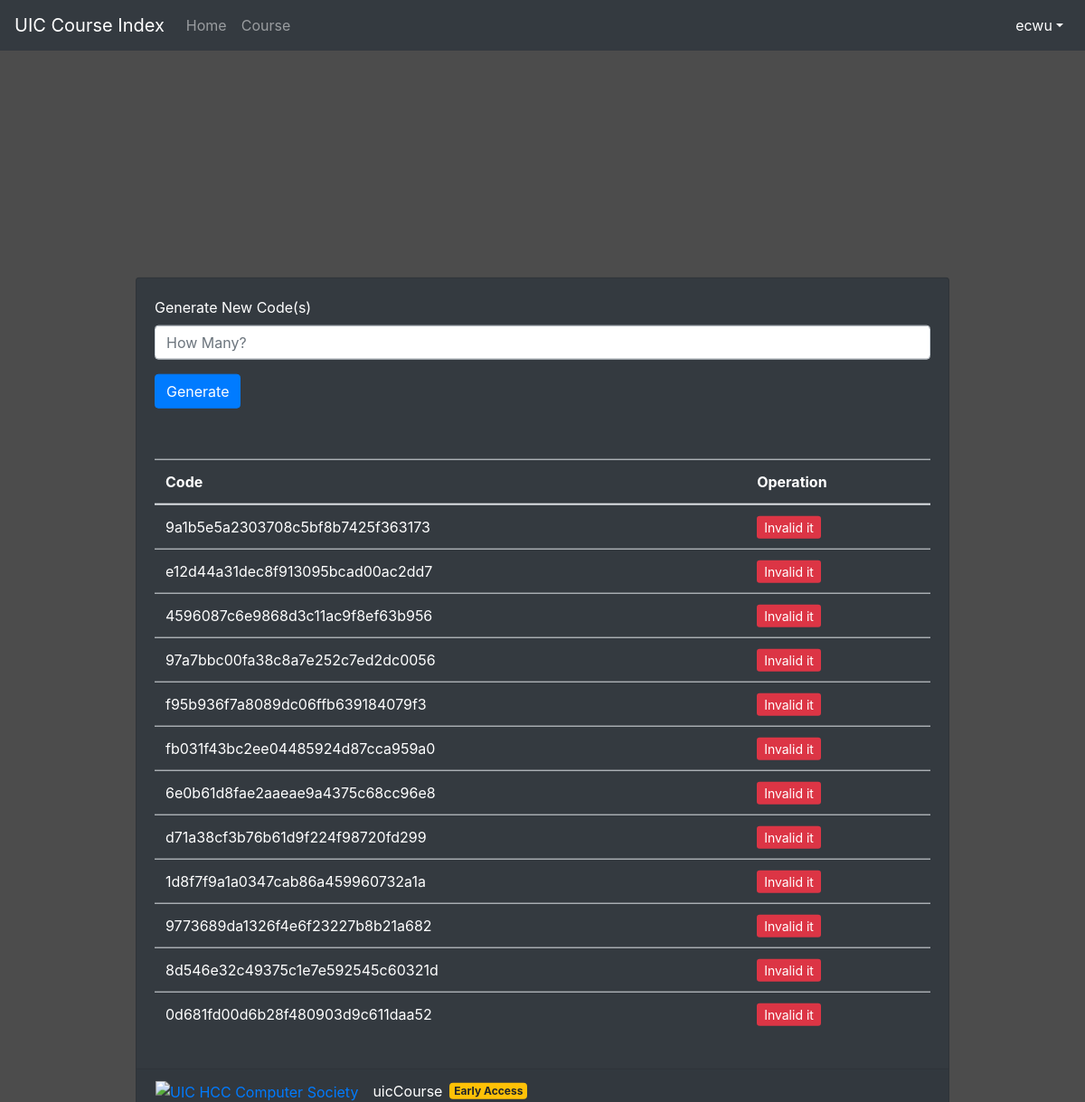
/tools/invitation/ (signed in), run on the app's committed database.
### course/models.py (models this page shows, shortened)
class InvitationCode(models.Model):
    invitation_code = models.TextField(null=True, unique=True)
    usability = models.BooleanField(default=True)

### course/views.py (the view, shortened to what this page needs)
# urls.py: path('tools/invitation/', views.invitation_code, name='invitation_code'),
def invitation_code(request):
    if not request.user.is_superuser:
        messages.add_message(request, messages.ERROR, 'No permission.')
        return redirect('/')
    else:
        times = request.POST.get('amount')
        code_all = models.InvitationCode.objects.all()
        if times is not None:
            messages.add_message(request, messages.INFO, 'Generated ' + str(times) + ' new invitation code(s).')
    return render(request, 'tools/newic.html', {'codes': code_all})

### course/templates/tools/newic.html (shortened to what this page needs)
<!doctype html>
<html lang="en">
<head>
    <link href="https://cdn.bootcss.com/bootstrap/4.0.0/css/bootstrap.min.css" rel="stylesheet">
    {% load static %}
    <link href="{% static "course/css/login_page.css" %}" rel="stylesheet">
</head>
<body>
<header>
    <nav class="navbar navbar-expand-md navbar-dark fixed-top bg-dark">
        <a class="navbar-brand" href="{% url 'home_page' %}">UIC Course Index</a>
        <div class="collapse navbar-collapse" id="navbarCollapse">
            <ul class="navbar-nav mr-auto">
                <li class="nav-item">
                    <a class="nav-link" href="{% url 'home_page' %}">Home</a>
                </li>
                <li class="nav-item">
                    <a class="nav-link" href="{% url 'course_list' %}">Course</a>
                </li>
            </ul>
            <ul class="navbar-nav ml-auto">
                <li class="nav-item dropdown show">
                    <a class="nav-link dropdown-toggle" href="#" id="dropdown01" data-toggle="dropdown"
                       aria-haspopup="true" aria-expanded="true">{{ user.username }}</a>
                </li>
            </ul>
        </div>
    </nav>
</header>
<div class="container d-flex justify-content-center align-items-center">
    <div class="d-flex p-2">
        </div>
        <div class="card text-white bg-dark mb-3 login-card w-75" style="margin-top: 10rem;">
            <div class="card-body">
                <form action="{% url 'invitation_code' %}" method="post">
                    <div class="form-group">
                        <label class="text-white">Generate New Code(s)</label>
                        <input type="text" class="form-control" placeholder="How Many?" name="amount">
                    </div>
                    <button type="submit" class="btn btn-primary">Generate</button>
                </form>
            </div>
            <div class="card-body">
                <table class="table table-hover justify-content-between" style="margin-top: 1rem;">
                    <thead>
                    <tr>
                        <th scope="col">Code</th>
                        <th scope="col">Operation</th>
                    </tr>
                    </thead>
                    <tbody>
                    {% for code in codes %}
                        <tr>
                        <td>{{ code.invitation_code }}</td>
                        <td>
                            {% if code.usability %}
                                <a href="{% url 'invitation_code_invalid' code.id %}" class="btn-danger btn-sm">Invalid
                                    it</a>
                            {% endif %}
                        </td>
                    {% endfor %}
                    </tr>
                    </tbody>
                </table>
            </div>
            <div class="card-footer">
                <div class="row">
                    <a href="https://uichcc.com">
                        <img src="https://uichcc.com/img/uichccwhite.svg" style="height: 30px; margin-left: 1rem;"
                             title="UIC HCC Computer Society">
                    </a>
                    <span class="d-flex align-items-center text-white" style="margin-left: 1rem;: ">uicCourse
                                    <span class="badge badge-warning" style="margin: 0 0.5rem;" data-toggle="tooltip"
                                          data-placement="right" title="Login is required.">
                                        Early Access
                                    </span>
                                </span>
                </div>
            </div>
        </div>
        </div>
        {% load static %}
</body>
</html>

### course/static/course/css/login_page.css (style rules this page uses)
html { position: relative; min-height: 100%; }
body { margin-bottom: 60px; font-family: -apple-system, BlinkMacSystemFont, "Segoe UI", "Droid Sans", "Helvetica Neue", "PingFang SC", "Hiragino Sans GB", "Droid Sans Fallback", "Microsoft YaHei", sans-serif; }
body > .container { padding: 60px 15px 0; }

### course/templates/tools/newic.html (style rules this page uses)
body { background-image: url("https://source.unsplash.com/daily"); background-size: cover; }
.login-card { position: absolute; top: 50%; transform: translateY(-50%); }

### data on the page
InvitationCode: invitation_code "9a1b5e5a2303708c5bf8b7425f363173", usability "Invalid it"
InvitationCode: invitation_code "e12d44a31dec8f913095bcad00ac2dd7", usability "Invalid it"
InvitationCode: invitation_code "4596087c6e9868d3c11ac9f8ef63b956", usability "Invalid it"
InvitationCode: invitation_code "97a7bbc00fa38c8a7e252c7ed2dc0056", usability "Invalid it"
InvitationCode: invitation_code "f95b936f7a8089dc06ffb639184079f3", usability "Invalid it"
InvitationCode: invitation_code "fb031f43bc2ee04485924d87cca959a0", usability "Invalid it"
InvitationCode: invitation_code "6e0b61d8fae2aaeae9a4375c68cc96e8", usability "Invalid it"
InvitationCode: invitation_code "d71a38cf3b76b61d9f224f98720fd299", usability "Invalid it"
InvitationCode: invitation_code "1d8f7f9a1a0347cab86a459960732a1a", usability "Invalid it"
InvitationCode: invitation_code "9773689da1326f4e6f23227b8b21a682", usability "Invalid it"
InvitationCode: invitation_code "8d546e32c49375c1e7e592545c60321d", usability "Invalid it"
InvitationCode: invitation_code "0d681fd00d6b28f480903d9c611daa52", usability "Invalid it"

### other printed values
{{ user.username }} "ecwu"
